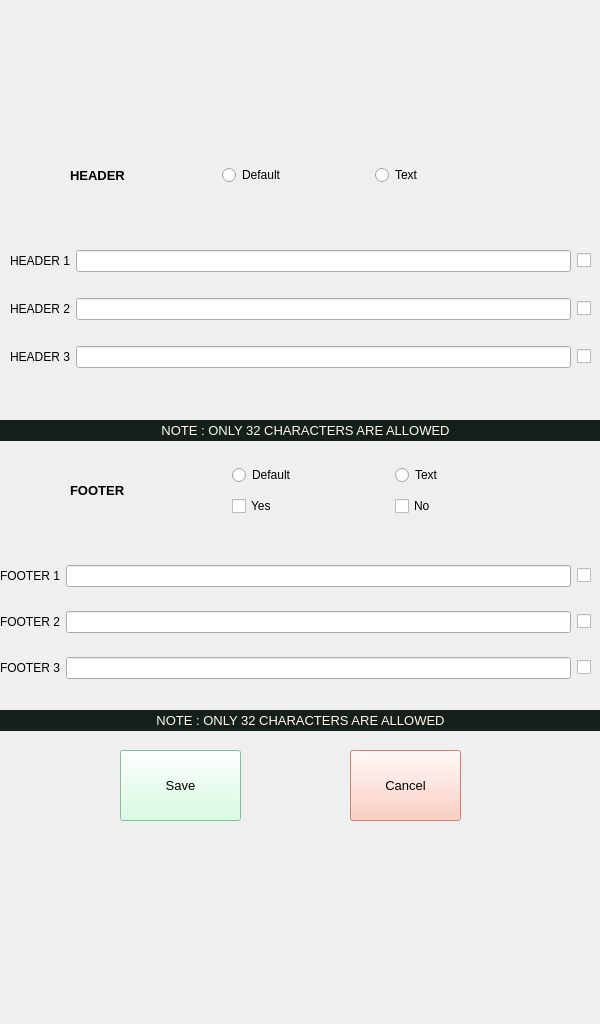
<?xml version="1.0" encoding="UTF-8"?>
<ui version="4.0">
 <class>MainWindow</class>
 <widget class="QMainWindow" name="MainWindow">
  <property name="geometry">
   <rect>
    <x>0</x>
    <y>0</y>
    <width>600</width>
    <height>1024</height>
   </rect>
  </property>
  <property name="windowTitle">
   <string>MainWindow</string>
  </property>
  <widget class="QWidget" name="centralwidget">
   <widget class="QLabel" name="label">
    <property name="geometry">
     <rect>
      <x>0</x>
      <y>0</y>
      <width>600</width>
      <height>1024</height>
     </rect>
    </property>
    <property name="text">
     <string/>
    </property>
    <property name="pixmap">
     <pixmap>../../designs/Print_slip_setting_480-x-800.jpg</pixmap>
    </property>
    <property name="scaledContents">
     <bool>true</bool>
    </property>
   </widget>
   <widget class="QWidget" name="horizontalLayoutWidget">
    <property name="geometry">
     <rect>
      <x>70</x>
      <y>150</y>
      <width>451</width>
      <height>51</height>
     </rect>
    </property>
    <layout class="QHBoxLayout" name="horizontalLayout">
     <item>
      <widget class="QLabel" name="label_3">
       <property name="font">
        <font>
         <pointsize>10</pointsize>
         <weight>75</weight>
         <bold>true</bold>
        </font>
       </property>
       <property name="text">
        <string>HEADER</string>
       </property>
      </widget>
     </item>
     <item>
      <widget class="QRadioButton" name="H_def_rb">
       <property name="font">
        <font>
         <pointsize>9</pointsize>
        </font>
       </property>
       <property name="text">
        <string>Default</string>
       </property>
      </widget>
     </item>
     <item>
      <widget class="QRadioButton" name="H_text_rb">
       <property name="font">
        <font>
         <pointsize>9</pointsize>
        </font>
       </property>
       <property name="text">
        <string>Text</string>
       </property>
      </widget>
     </item>
    </layout>
   </widget>
   <widget class="QWidget" name="gridLayoutWidget">
    <property name="geometry">
     <rect>
      <x>10</x>
      <y>230</y>
      <width>581</width>
      <height>161</height>
     </rect>
    </property>
    <layout class="QGridLayout" name="gridLayout">
     <item row="2" column="0">
      <widget class="QLabel" name="label_6">
       <property name="text">
        <string>HEADER 3</string>
       </property>
      </widget>
     </item>
     <item row="1" column="1">
      <widget class="QLineEdit" name="lineEdit_2"/>
     </item>
     <item row="0" column="1">
      <widget class="QLineEdit" name="lineEdit">
       <property name="clearButtonEnabled">
        <bool>false</bool>
       </property>
      </widget>
     </item>
     <item row="2" column="1">
      <widget class="QLineEdit" name="lineEdit_3">
       <property name="styleSheet">
        <string notr="true">border-color: rgb(255, 166, 216);</string>
       </property>
      </widget>
     </item>
     <item row="0" column="0">
      <widget class="QLabel" name="label_4">
       <property name="text">
        <string>HEADER 1</string>
       </property>
      </widget>
     </item>
     <item row="1" column="0">
      <widget class="QLabel" name="label_5">
       <property name="text">
        <string>HEADER 2</string>
       </property>
      </widget>
     </item>
     <item row="0" column="2">
      <widget class="QCheckBox" name="checkBox">
       <property name="text">
        <string/>
       </property>
      </widget>
     </item>
     <item row="1" column="2">
      <widget class="QCheckBox" name="checkBox_2">
       <property name="text">
        <string/>
       </property>
      </widget>
     </item>
     <item row="2" column="2">
      <widget class="QCheckBox" name="checkBox_3">
       <property name="text">
        <string/>
       </property>
      </widget>
     </item>
    </layout>
   </widget>
   <widget class="QLabel" name="label_7">
    <property name="geometry">
     <rect>
      <x>0</x>
      <y>420</y>
      <width>611</width>
      <height>21</height>
     </rect>
    </property>
    <property name="font">
     <font>
      <pointsize>10</pointsize>
     </font>
    </property>
    <property name="styleSheet">
     <string notr="true">background-color: rgb(21, 31, 27);
color: rgb(255, 251, 237);</string>
    </property>
    <property name="text">
     <string>NOTE : ONLY 32 CHARACTERS ARE ALLOWED</string>
    </property>
    <property name="alignment">
     <set>Qt::AlignCenter</set>
    </property>
   </widget>
   <widget class="QWidget" name="gridLayoutWidget_2">
    <property name="geometry">
     <rect>
      <x>70</x>
      <y>460</y>
      <width>481</width>
      <height>61</height>
     </rect>
    </property>
    <layout class="QGridLayout" name="gridLayout_2">
     <item row="0" column="0" rowspan="2">
      <widget class="QLabel" name="label_8">
       <property name="font">
        <font>
         <pointsize>10</pointsize>
         <weight>75</weight>
         <bold>true</bold>
        </font>
       </property>
       <property name="text">
        <string>FOOTER</string>
       </property>
      </widget>
     </item>
     <item row="0" column="1">
      <widget class="QRadioButton" name="F_def_rb">
       <property name="font">
        <font>
         <pointsize>9</pointsize>
        </font>
       </property>
       <property name="text">
        <string>Default</string>
       </property>
      </widget>
     </item>
     <item row="0" column="2">
      <widget class="QRadioButton" name="F_text_rb">
       <property name="font">
        <font>
         <pointsize>9</pointsize>
        </font>
       </property>
       <property name="text">
        <string>Text</string>
       </property>
      </widget>
     </item>
     <item row="1" column="1">
      <widget class="QCheckBox" name="Yes_cb">
       <property name="font">
        <font>
         <pointsize>9</pointsize>
        </font>
       </property>
       <property name="text">
        <string>Yes</string>
       </property>
      </widget>
     </item>
     <item row="1" column="2">
      <widget class="QCheckBox" name="No_cb">
       <property name="font">
        <font>
         <pointsize>9</pointsize>
        </font>
       </property>
       <property name="text">
        <string>No</string>
       </property>
      </widget>
     </item>
    </layout>
   </widget>
   <widget class="QWidget" name="gridLayoutWidget_3">
    <property name="geometry">
     <rect>
      <x>0</x>
      <y>547</y>
      <width>591</width>
      <height>151</height>
     </rect>
    </property>
    <layout class="QGridLayout" name="gridLayout_3">
     <item row="2" column="0">
      <widget class="QLabel" name="label_9">
       <property name="text">
        <string>FOOTER 3</string>
       </property>
      </widget>
     </item>
     <item row="1" column="1">
      <widget class="QLineEdit" name="lineEdit_4"/>
     </item>
     <item row="0" column="1">
      <widget class="QLineEdit" name="lineEdit_5">
       <property name="clearButtonEnabled">
        <bool>false</bool>
       </property>
      </widget>
     </item>
     <item row="2" column="1">
      <widget class="QLineEdit" name="lineEdit_6">
       <property name="styleSheet">
        <string notr="true">border-color: rgb(255, 166, 216);</string>
       </property>
      </widget>
     </item>
     <item row="0" column="0">
      <widget class="QLabel" name="label_10">
       <property name="text">
        <string>FOOTER 1</string>
       </property>
      </widget>
     </item>
     <item row="1" column="0">
      <widget class="QLabel" name="label_11">
       <property name="text">
        <string>FOOTER 2</string>
       </property>
      </widget>
     </item>
     <item row="0" column="2">
      <widget class="QCheckBox" name="checkBox_6">
       <property name="text">
        <string/>
       </property>
      </widget>
     </item>
     <item row="1" column="2">
      <widget class="QCheckBox" name="checkBox_7">
       <property name="text">
        <string/>
       </property>
      </widget>
     </item>
     <item row="2" column="2">
      <widget class="QCheckBox" name="checkBox_8">
       <property name="text">
        <string/>
       </property>
      </widget>
     </item>
    </layout>
   </widget>
   <widget class="QLabel" name="label_12">
    <property name="geometry">
     <rect>
      <x>0</x>
      <y>710</y>
      <width>601</width>
      <height>21</height>
     </rect>
    </property>
    <property name="font">
     <font>
      <pointsize>10</pointsize>
     </font>
    </property>
    <property name="styleSheet">
     <string notr="true">background-color: rgb(21, 31, 27);
color: rgb(255, 251, 237);</string>
    </property>
    <property name="text">
     <string>NOTE : ONLY 32 CHARACTERS ARE ALLOWED</string>
    </property>
    <property name="alignment">
     <set>Qt::AlignCenter</set>
    </property>
   </widget>
   <widget class="QPushButton" name="Save_bt">
    <property name="geometry">
     <rect>
      <x>120</x>
      <y>750</y>
      <width>121</width>
      <height>71</height>
     </rect>
    </property>
    <property name="font">
     <font>
      <pointsize>10</pointsize>
     </font>
    </property>
    <property name="styleSheet">
     <string notr="true">background-color: rgb(203, 255, 219);</string>
    </property>
    <property name="text">
     <string>Save</string>
    </property>
   </widget>
   <widget class="QPushButton" name="Cancel_bt">
    <property name="geometry">
     <rect>
      <x>350</x>
      <y>750</y>
      <width>111</width>
      <height>71</height>
     </rect>
    </property>
    <property name="font">
     <font>
      <pointsize>10</pointsize>
     </font>
    </property>
    <property name="styleSheet">
     <string notr="true">background-color: rgb(255, 193, 178);</string>
    </property>
    <property name="text">
     <string>Cancel</string>
    </property>
   </widget>
  </widget>
 </widget>
 <resources/>
 <connections/>
</ui>
